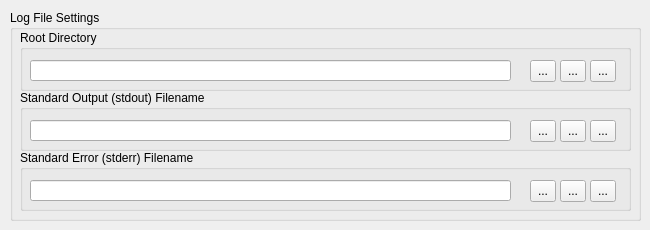
   <widget class="QWidget" name="logfileTab">
    <attribute name="title">
     <string>Log File Settings</string>
    </attribute>
    <widget class="QGroupBox" name="logFileGroupBox">
     <property name="geometry">
      <rect>
       <x>10</x>
       <y>10</y>
       <width>631</width>
       <height>211</height>
      </rect>
     </property>
     <property name="title">
      <string>Log File Settings</string>
     </property>
     <widget class="QGroupBox" name="rootLogDirGroupBox">
      <property name="geometry">
       <rect>
        <x>10</x>
        <y>20</y>
        <width>611</width>
        <height>61</height>
       </rect>
      </property>
      <property name="toolTip">
       <string>The root directory where log files will be stored.</string>
      </property>
      <property name="title">
       <string>Root Directory</string>
      </property>
      <widget class="QLineEdit" name="rootLogDirLineEdit">
       <property name="geometry">
        <rect>
         <x>10</x>
         <y>30</y>
         <width>481</width>
         <height>21</height>
        </rect>
       </property>
      </widget>
      <widget class="QToolButton" name="rootLogDirSave">
       <property name="geometry">
        <rect>
         <x>510</x>
         <y>30</y>
         <width>26</width>
         <height>22</height>
        </rect>
       </property>
       <property name="toolTip">
        <string>Save the current setting to disk</string>
       </property>
       <property name="text">
        <string>...</string>
       </property>
       <property name="icon">
        <iconset>
         <normalon>:/icons/images/stock_calc-accept.png</normalon>
        </iconset>
       </property>
      </widget>
      <widget class="QToolButton" name="rootLogDirUndo">
       <property name="geometry">
        <rect>
         <x>540</x>
         <y>30</y>
         <width>26</width>
         <height>22</height>
        </rect>
       </property>
       <property name="toolTip">
        <string>Read the value of this setting from disk.</string>
       </property>
       <property name="text">
        <string>...</string>
       </property>
       <property name="icon">
        <iconset>
         <normalon>:/icons/images/undo.png</normalon>
        </iconset>
       </property>
      </widget>
      <widget class="QToolButton" name="rootLogDirReset">
       <property name="geometry">
        <rect>
         <x>570</x>
         <y>30</y>
         <width>26</width>
         <height>22</height>
        </rect>
       </property>
       <property name="toolTip">
        <string>Reset this setting to its default.</string>
       </property>
       <property name="text">
        <string>...</string>
       </property>
       <property name="icon">
        <iconset>
         <normalon>:/icons/images/stock_media-rec.png</normalon>
        </iconset>
       </property>
      </widget>
     </widget>
     <widget class="QGroupBox" name="stdoutFilenameGroupBox">
      <property name="geometry">
       <rect>
        <x>10</x>
        <y>80</y>
        <width>611</width>
        <height>61</height>
       </rect>
      </property>
      <property name="toolTip">
       <string>The filename to use to log output to standard out to.</string>
      </property>
      <property name="title">
       <string>Standard Output (stdout) Filename</string>
      </property>
      <widget class="QLineEdit" name="stdoutFilenameLineEdit">
       <property name="geometry">
        <rect>
         <x>10</x>
         <y>30</y>
         <width>481</width>
         <height>21</height>
        </rect>
       </property>
      </widget>
      <widget class="QToolButton" name="stdoutFilenameSave">
       <property name="geometry">
        <rect>
         <x>510</x>
         <y>30</y>
         <width>26</width>
         <height>22</height>
        </rect>
       </property>
       <property name="toolTip">
        <string>Save the current setting to disk</string>
       </property>
       <property name="text">
        <string>...</string>
       </property>
       <property name="icon">
        <iconset>
         <normalon>:/icons/images/stock_calc-accept.png</normalon>
        </iconset>
       </property>
      </widget>
      <widget class="QToolButton" name="stdoutFilenameUndo">
       <property name="geometry">
        <rect>
         <x>540</x>
         <y>30</y>
         <width>26</width>
         <height>22</height>
        </rect>
       </property>
       <property name="toolTip">
        <string>Read the value of this setting from disk.</string>
       </property>
       <property name="text">
        <string>...</string>
       </property>
       <property name="icon">
        <iconset>
         <normalon>:/icons/images/undo.png</normalon>
        </iconset>
       </property>
      </widget>
      <widget class="QToolButton" name="stdoutFilenameReset">
       <property name="geometry">
        <rect>
         <x>570</x>
         <y>30</y>
         <width>26</width>
         <height>22</height>
        </rect>
       </property>
       <property name="toolTip">
        <string>Reset this setting to its default.</string>
       </property>
       <property name="text">
        <string>...</string>
       </property>
       <property name="icon">
        <iconset>
         <normalon>:/icons/images/stock_media-rec.png</normalon>
        </iconset>
       </property>
      </widget>
     </widget>
     <widget class="QGroupBox" name="stderrFilenameGroupBox">
      <property name="geometry">
       <rect>
        <x>10</x>
        <y>140</y>
        <width>611</width>
        <height>61</height>
       </rect>
      </property>
      <property name="toolTip">
       <string>The filename to use to log standard error to.</string>
      </property>
      <property name="title">
       <string>Standard Error (stderr) Filename</string>
      </property>
      <widget class="QLineEdit" name="stderrFilenameLineEdit">
       <property name="geometry">
        <rect>
         <x>10</x>
         <y>30</y>
         <width>481</width>
         <height>21</height>
        </rect>
       </property>
      </widget>
      <widget class="QToolButton" name="stderrFilenameSave">
       <property name="geometry">
        <rect>
         <x>510</x>
         <y>30</y>
         <width>26</width>
         <height>22</height>
        </rect>
       </property>
       <property name="toolTip">
        <string>Save the current setting to disk</string>
       </property>
       <property name="text">
        <string>...</string>
       </property>
       <property name="icon">
        <iconset>
         <normalon>:/icons/images/stock_calc-accept.png</normalon>
        </iconset>
       </property>
      </widget>
      <widget class="QToolButton" name="stderrFilenameUndo">
       <property name="geometry">
        <rect>
         <x>540</x>
         <y>30</y>
         <width>26</width>
         <height>22</height>
        </rect>
       </property>
       <property name="toolTip">
        <string>Read the value of this setting from disk.</string>
       </property>
       <property name="text">
        <string>...</string>
       </property>
       <property name="icon">
        <iconset>
         <normalon>:/icons/images/undo.png</normalon>
        </iconset>
       </property>
      </widget>
      <widget class="QToolButton" name="stderrFilenameReset">
       <property name="geometry">
        <rect>
         <x>570</x>
         <y>30</y>
         <width>26</width>
         <height>22</height>
        </rect>
       </property>
       <property name="toolTip">
        <string>Reset this setting to its default.</string>
       </property>
       <property name="text">
        <string>...</string>
       </property>
       <property name="icon">
        <iconset>
         <normalon>:/icons/images/stock_media-rec.png</normalon>
        </iconset>
       </property>
      </widget>
     </widget>
    </widget>
   </widget>
